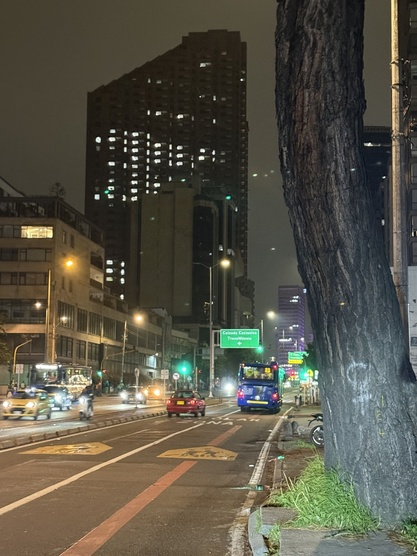
#> input picture sesion05_gradientes/img/ciudad.jpg, 417 x 556 px, shrunk from 1200 x 1600 before the run
$ python lab07_deteccion_bordes.py   (older library calls are emulated)
#> lines starting #> are read from the running program, lines starting #| are printed output that depends on the picture
"""Deteccion de bordes con los operadores de Sobel y el algoritmo de Canny.

Separa los bordes verticales de los horizontales, los combina en la magnitud
del gradiente y contrasta el resultado con Canny bajo tres pares de umbrales.
"""

import cv2
import matplotlib.pyplot as plt
import numpy as np

RUTA_IMAGEN = "img/ciudad.jpg"
RUTA_PANEL_SOBEL = "img/lab07_sobel.png"
RUTA_PANEL_CANNY = "img/lab07_canny.png"
UMBRALES = [(10, 50), (50, 150), (200, 250)]


def magnitud_gradiente(sobel_x: np.ndarray, sobel_y: np.ndarray) -> np.ndarray:
    """Combina ambas derivadas con el teorema de Pitagoras."""
    magnitud = np.sqrt(sobel_x**2 + sobel_y**2)
    return cv2.convertScaleAbs(magnitud)


def guardar_panel(resultados: dict[str, np.ndarray], ruta: str) -> None:
    """Guarda los resultados en una fila; por SSH no hay display."""
    _, ejes = plt.subplots(1, len(resultados), figsize=(8 * len(resultados), 6))
    for eje, (titulo, imagen) in zip(ejes, resultados.items()):
        eje.imshow(imagen, cmap="gray")
        eje.set_title(titulo)
        eje.axis("off")
    plt.tight_layout()
    plt.savefig(ruta, dpi=120)
    plt.close()  # matplotlib acumula figuras si no se cierran


if __name__ == "__main__":
    imagen = cv2.imread(RUTA_IMAGEN, cv2.IMREAD_GRAYSCALE)
#> imagen: shape (556, 417); min 0, max 255, mean 83
    if imagen is None:
        raise FileNotFoundError(RUTA_IMAGEN)

    # CV_64F conserva los negativos y los valores por encima de 255 que produce
    # la derivada; en uint8 se perderian los bordes de claro a oscuro.
    sobel_x = cv2.Sobel(imagen, cv2.CV_64F, 1, 0, ksize=3)
    sobel_y = cv2.Sobel(imagen, cv2.CV_64F, 0, 1, ksize=3)
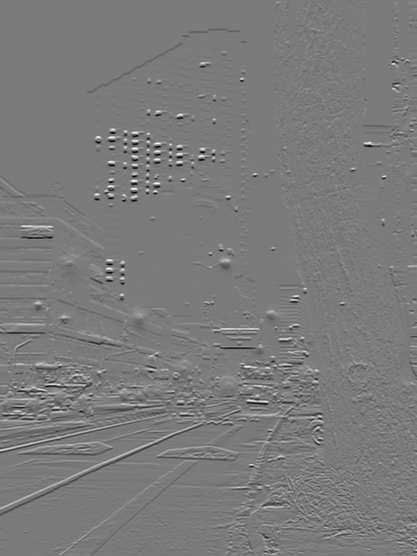
#> sobel_y: shape (556, 417) float64; min -861, max 918, mean 0.7; drawn with min black and max white

    guardar_panel(
        {
            "Sobel X (bordes verticales)": cv2.convertScaleAbs(sobel_x),
            "Sobel Y (bordes horizontales)": cv2.convertScaleAbs(sobel_y),
            "Magnitud del gradiente": magnitud_gradiente(sobel_x, sobel_y),
        },
        RUTA_PANEL_SOBEL,
    )
#> in magnitud_gradiente, `magnitud = np.sqrt(sobel_x**2 + sobel_y**2)`:
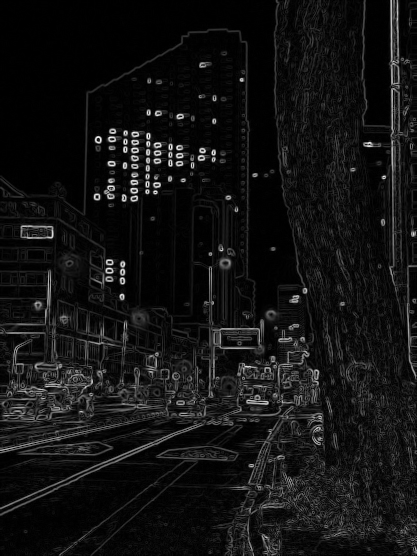
#> magnitud: shape (556, 417) float64; min 0, max 934, mean 69.2; drawn with min black and max white
#> in magnitud_gradiente, `return cv2.convertScaleAbs(magnitud)`:
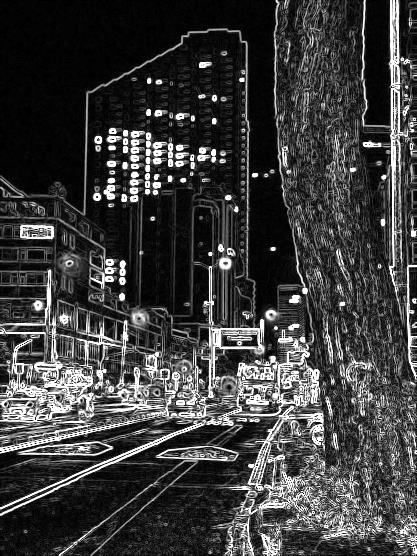
#> returned value: shape (556, 417); min 0, max 255, mean 61.4
#> the loop in guardar_panel, `for eje, (titulo, imagen) in zip(ejes, resultados.items()):` made 3 passes
#> titulo on passes 1 to 3: 'Sobel X (bordes verticales)', 'Sobel Y (bordes horizontales)', 'Magnitud del gradiente'
#> in guardar_panel, `plt.savefig(ruta, dpi=120)`:
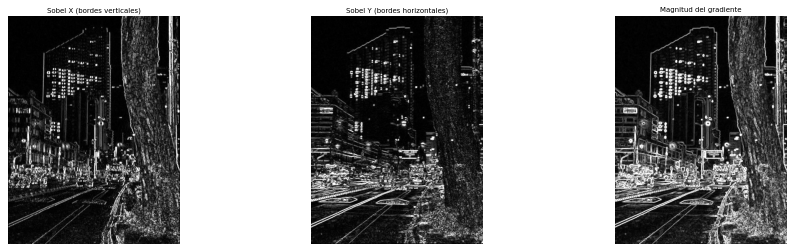
#> figure drawn by matplotlib, 3 panels

    guardar_panel(
        {f"Canny {bajo}-{alto}": cv2.Canny(imagen, bajo, alto) for bajo, alto in UMBRALES},
        RUTA_PANEL_CANNY,
    )
#> call 2 of guardar_panel, with ruta = 'img/lab07_canny.png'
#> the loop in guardar_panel (call 2), `for eje, (titulo, imagen) in zip(ejes, resultados.items()):` made 3 passes
#> titulo on passes 1 to 3: 'Canny 10-50', 'Canny 50-150', 'Canny 200-250'
#> in guardar_panel (call 2), `plt.savefig(ruta, dpi=120)`:
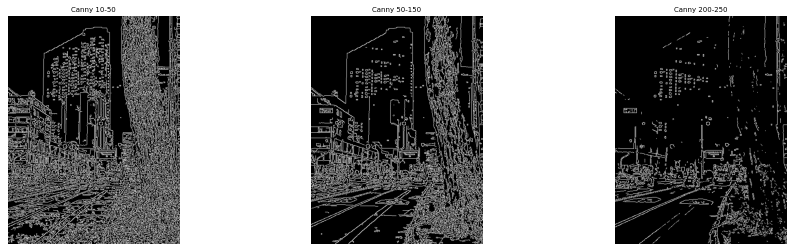
#> figure drawn by matplotlib, 3 panels

    for bajo, alto in UMBRALES:
        bordes = cv2.Canny(imagen, bajo, alto)
        porcentaje = np.count_nonzero(bordes) / bordes.size * 100
        print(f"Canny {bajo}-{alto}: {porcentaje:.2f}% de pixeles marcados como borde")
#> this loop made 3 passes
#> porcentaje on passes 1 to 3: 24.47, 16.15, 6.29
#| Canny 10-50: 24.47% de pixeles marcados como borde
#| Canny 50-150: 16.15% de pixeles marcados como borde
#| Canny 200-250: 6.29% de pixeles marcados como borde
#> pass 1, `bordes = cv2.Canny(imagen, bajo, alto)`:
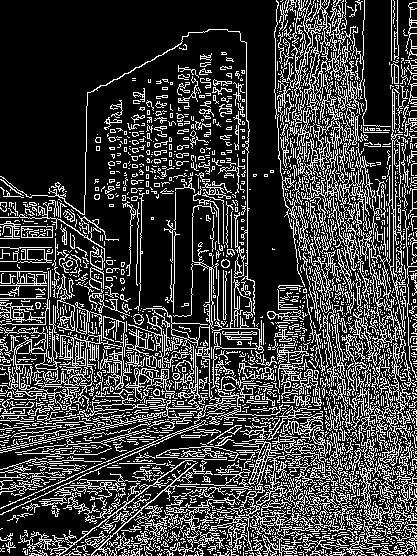
#> bordes: shape (556, 417); 24.5% white in thin lines or dots
#> pass 3, `bordes = cv2.Canny(imagen, bajo, alto)`:
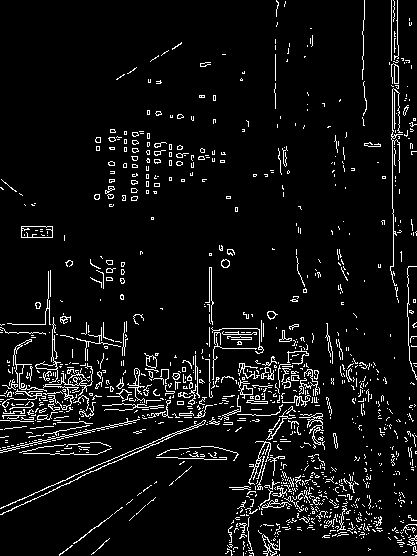
#> bordes: shape (556, 417); 6.3% white in thin lines or dots

    print(f"Paneles guardados en {RUTA_PANEL_SOBEL} y {RUTA_PANEL_CANNY}")
